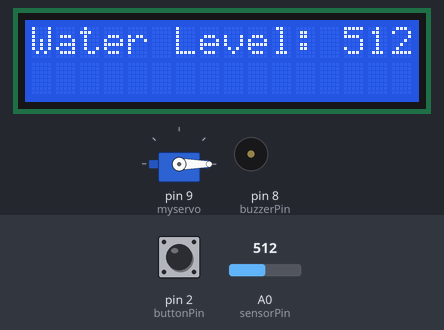
Simulated run of this sketch. Board: Arduino Uno, built with avr-gcc and run on an emulated ATmega328P. Parts: servo, 16×2 character LCD, buzzer (waves = sounding). Inputs (shaded band) come from the test bench; at power-on: A0 (sensorPin) = 512, pin 2 (buttonPin) LOW.

Above: at 1.2 s.
1.3 s: A0 (sensorPin) set to 583
At 3.3 s:
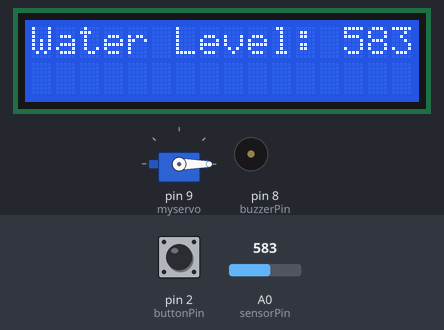
3.6 s: A0 (sensorPin) set to 611
At 5.3 s:
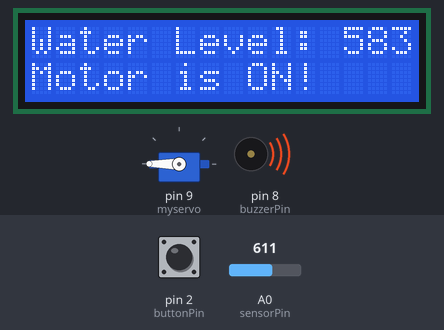
7.7 s: pin 2 (buttonPin) pulled HIGH for 1.25 s
At 8.9 s:
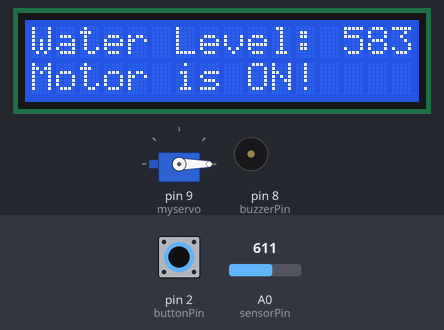
10.6 s: A0 (sensorPin) set to 590
At 13.5 s:
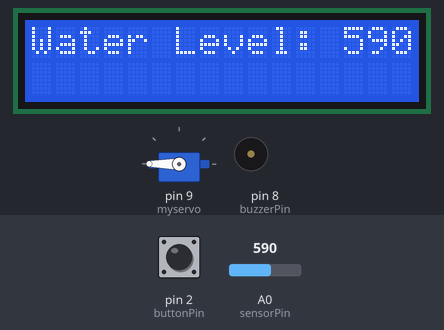
Timing chart, 0 to 15.0 s (numbered marks = the images above; inputs shaded):
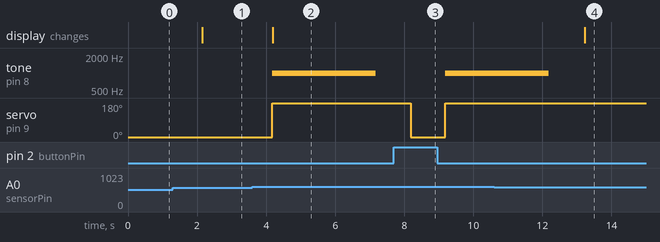

The sketch:

IOT_TeamProject.ino
```cpp
#include <Servo.h>
#include <LiquidCrystal_I2C.h>

Servo myservo;
LiquidCrystal_I2C lcd(0x27, 16, 2);

int buttonPin = 2;
int sensorPin = A0;
int buzzerPin = 8;
int threshold = 600; // 수위 임계값

void setup() {
  myservo.attach(9);
  pinMode(buttonPin, INPUT);
  pinMode(buzzerPin, OUTPUT);
  myservo.write(0);

  lcd.begin(16, 2);
  lcd.print("Water Level:");
}

void loop() {
  int sensorValue = analogRead(sensorPin);
  int buttonState = digitalRead(buttonPin);

  if (buttonState == HIGH) { // 버튼을 이용하여 차수판 제거
    myservo.write(0);
    delay(1000);
  }

  if (sensorValue > threshold) {
    myservo.write(180);

    tone(buzzerPin, 1000, 3000);

    lcd.setCursor(0, 1);
    lcd.print("Motor is ON!");

    delay(3000);
  } else {
    noTone(buzzerPin);

    lcd.setCursor(13, 0);
    lcd.print("     ");
    lcd.setCursor(13, 0);
    lcd.print(sensorValue);

    lcd.setCursor(0, 1);
    lcd.print("                ");
  }

  delay(1000);
}
```

Measured:
- the behaviour switches between 600 and 601 on A0 (sensorPin) (found by bisection; images 1 and 2)
- after the input at 1.3 s, the display: changes after 0.85 s (image 1)
- after the input at 3.6 s, tone on pin 8 (buzzerPin): silent → 1000 Hz after 0.57 s, → silent 3.0 s later; servo on pin 9 (myservo): 0° → 180° after 0.57 s; the display: changes after 0.59 s (image 2)
- after the input at 7.7 s, tone on pin 8 (buzzerPin): silent → 1000 Hz after 1.5 s instead of 0.49 s; servo on pin 9 (myservo): 180° → 0° after 0.49 s, → 180° 1.0 s later
- after the input at 10.6 s, tone on pin 8 (buzzerPin): goes on until 12.2 s, then stays silent; the display: changes after 2.6 s (image 4)
